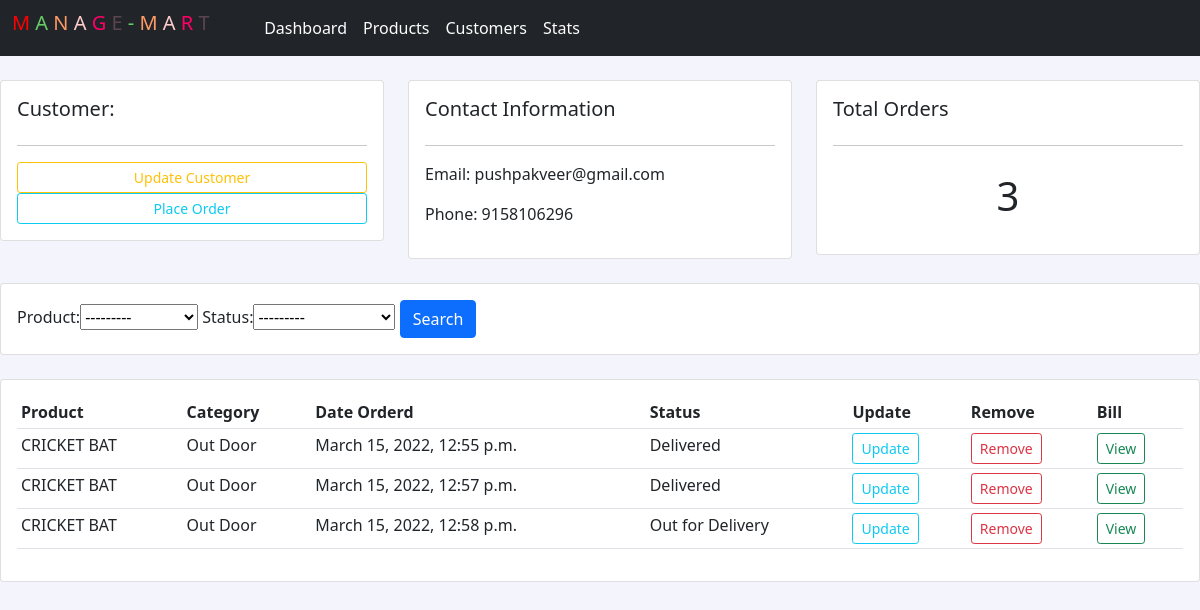
/customer/4/, run on the app's committed database.
### accounts/models.py (models this page shows, shortened)
class Customer(models.Model):
    name=models.CharField(max_length=200 , null=True)
    phone=models.CharField(max_length=200 , null=True)
    email=models.CharField(max_length=200 , null=True)
    date_created=models.DateTimeField(auto_now_add=True, null=True)

class Order(models.Model):
   STATUS=(
          ('Pending','Pending'),
          ('Out for Delivery','Out for Delivery'),
          ('Delivered','Delivered'),
          )
   customer=models.ForeignKey(Customer ,null=True, on_delete=models.SET_NULL)
   product=models.ForeignKey(Product ,null=True, on_delete=models.SET_NULL)
   date_created=models.DateTimeField(auto_now_add=True, null=True)
   status=models.CharField(max_length=200 , null=True, choices=STATUS)

class Product(models.Model):
    CATEGORY=(
              ('Indoor','Indoor'),
              ('Out Door','Out Door'),
              ('Electronic','Electronic'),
              )
    name=models.CharField(max_length=200 , null=True)
    price=models.FloatField(null=True)
    category=models.CharField(max_length=200 , null=True, choices=CATEGORY)
    description=models.CharField(max_length=200 , null=True , blank=True)
    date_created=models.DateTimeField(auto_now_add=True, null=True)
    def __str__(self):
      return self.name

### accounts/views.py (the view)
# urls.py: path('customer/<str:pk_test>/',views.customer,name='customer'),
def customer(request,pk_test):
    customer=Customer.objects.get(id=pk_test)
    orders=customer.order_set.all()
    myFilter=OrderFilter(request.GET,queryset=orders)
    orders=myFilter.qs
    total_orders=orders.count()
    context={'orders':orders,'customer':customer,'myFilter':myFilter,'total_orders':total_orders}
    return render(request,'accounts/customer.html',context)

### accounts/templates/accounts/customer.html
{% extends 'accounts/main.html' %}
{% block content %}
<br>
<div class="row">
	<div class="col-md">
		<div class="card card-body">
			<h5>Customer:</h5>
			<hr>
			<a class="btn btn-outline-warning btn-sm btn-block" href="{% url 'customer_form' customer.id%}">Update Customer</a>
			<a class="btn btn-outline-info  btn-sm btn-block" href="{% url 'create_order' customer.id %}">Place Order</a>
		</div>
	</div>
	<div class="col-md">
		<div class="card card-body">
			<h5>Contact Information</h5>
			<hr>
			<p>Email: {{customer.email}}</p>
			<p>Phone: {{customer.phone}}</p>
		</div>
	</div>
	<div class="col-md">
		<div class="card card-body">
			<h5>Total Orders</h5>
			<hr>
			<h1 style="text-align: center;padding: 10px">{{orders.count}}</h1>
		</div>
	</div>
</div>
<br>
<div class="row">
	<div class="col">
		<div class="card card-body">
			<form method="get">
		     {{myFilter.form}}
		    <button class="btn btn-primary" type="submit">Search</button>
		  </form>
		</div>
	</div>
</div>
<br>
<div class="row">
	<div class="col-md">
		<div class="card card-body">
			<table class="table table-sm">
				<tr>
					<th>Product</th>
					<th>Category</th>
					<th>Date Orderd</th>
					<th>Status</th>
					<th>Update</th>
					<th>Remove</th>
					<th>Bill</th>
				</tr>
				{%for i in orders %}
						<tr>
						   <td>{{i.product}}</td>
						    <td>{{i.product.category}}</td>
							<td>{{i.date_created}}</td>
							<td>{{i.status}}</td>
						<td><a class='btn btn-sm btn btn-outline-info'href="{% url 'update_order' i.id %}">Update</a></td>
					    <td><a class='btn btn-sm btn btn-outline-danger'href="{% url 'delete_order' i.id %}">Remove</a></td>
						<td><a class='btn btn-sm btn btn-outline-success' href="{% url 'bill' i.id %}">View</a></td>
						</tr>
						{%endfor%}
			</table>
		</div>
	</div>
</div>
{% endblock  %}

### accounts/templates/accounts/main.html (shortened to what this page needs)
{%load static %}
<!DOCTYPE html>
<html lang="en">
<head>
    <link href="https://cdn.jsdelivr.net/npm/bootstrap@5.0.2/dist/css/bootstrap.min.css" rel="stylesheet">
    <link rel="stylesheet" href="{%static '/css/main.css'%}">
</head>
<body>
    {% include 'accounts/navbar.html' %}
  {% block content %}
  {% endblock %}
</body>
</html>

### accounts/templates/accounts/navbar.html (shortened to what this page needs)
<nav class="navbar navbar-expand-lg navbar-dark bg-dark">
  <div class="container-fluid">
    <div class="collapse navbar-collapse" id="navbarNav">
      <ul class="navbar-nav">
        <li class="LOGO"><span class="multicolortext"> <span style="color:#FF0000">M</span>
          <span style="color:#66CC66">A</span>
          <span style="color:#FF9966">N</span>
          <span style="color:#FFCCCC">A</span>
          <span style="color:#FF0066">G</span>
          <span style="color:#5c444e">E</span>
          <span style="color:#66CC66">-</span>
          <span style="color:#FF9966">M</span>
          <span style="color:#FFCCCC">A</span>
          <span style="color:#FF0066">R</span>
          <span style="color:#5c444e">T</span>
          <span></li>
        <li>SPACE</li>
        <li class="nav-item">
          <a class="nav-link active" aria-current="page" href="{% url 'dashboard' %}" style="color:#fdfdfc" >Dashboard</a>
        </li>
        <li class="nav-item">
          <a class="nav-link" href="{% url 'product' %}" style="color:#fdfdfc">Products</a>
        </li>
        <li class="nav-item">
          <a class="nav-link" href="{% url 'customers_list' %}" style="color:#fdfdfc ">Customers</a>
        </li>
        <li class="nav-item">
          <a class="nav-link" href="{% url 'stats'%}" style="color:#fdfdfc">Stats</a>
        </li>
      </ul>
    </div>
  </div>
</nav>

### static/css/main.css (style rules this page uses)
body { background-color:#f4f4fc; }

### accounts/templates/accounts/navbar.html (style rules this page uses)
.LOGO { font-size:20px; text-decoration: wavy; }

### data on the page
Customer: email "pushpakveer@gmail.com", phone "9158106296"
Order: product "CRICKET BAT", product.category "Out Door", date_created "March 15, 2022, 12:55 p.m.", status "Delivered"
Order: product "CRICKET BAT", product.category "Out Door", date_created "March 15, 2022, 12:57 p.m.", status "Delivered"
Order: product "CRICKET BAT", product.category "Out Door", date_created "March 15, 2022, 12:58 p.m.", status "Out for Delivery"

### other printed values
{{ orders.count }} "3"
